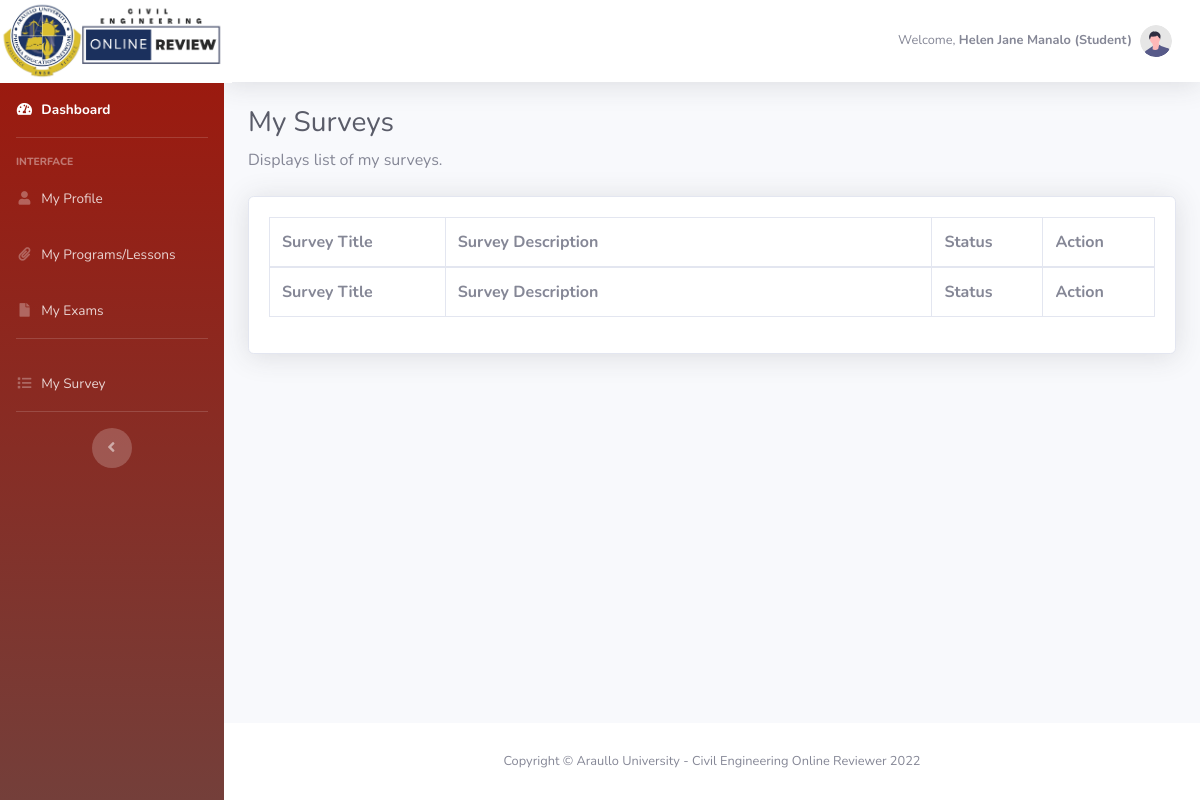
The page /dashboard/student_survey.php (signed in) on the database as committed earlier.
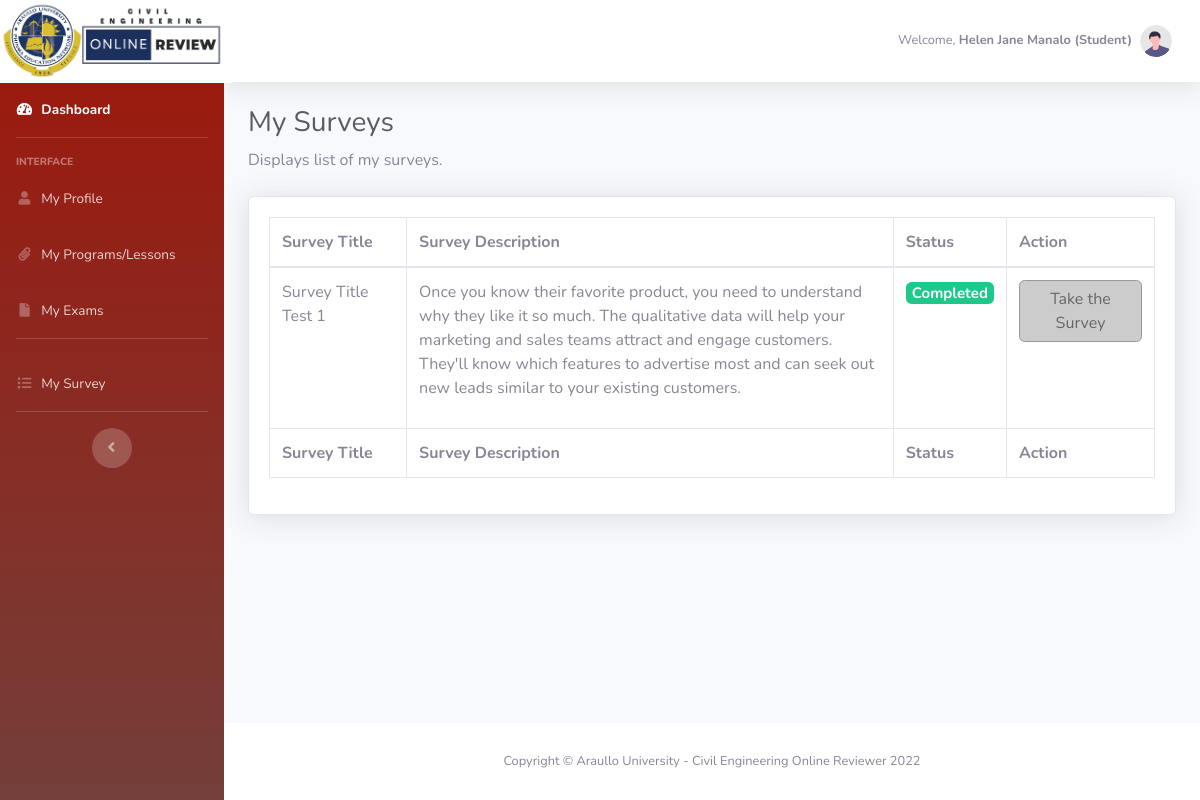
The same page on the database as committed later.
### tables this page shows
CREATE TABLE `student_survey` (
  `student_survey_id` int(11) NOT NULL,
  `survey_id` int(11) NOT NULL,
  `student_member_id` varchar(50) NOT NULL,
  `survey_status` int(11) NOT NULL,
  `date_created` date NOT NULL
);

CREATE TABLE `survey` (
  `survey_id` int(11) NOT NULL,
  `member_id` varchar(50) NOT NULL,
  `survey_title` varchar(255) NOT NULL,
  `survey_description` text NOT NULL,
  `date_created` date NOT NULL,
  `date_modified` date NOT NULL
);

### dashboard/model/Student.php (called while the page is built, shortened)
<?php
	class Student{
		public $db;
		public function __construct(){
			$this->db = new mysqli(DB_HOST, DB_USER, DB_PASSWORD, DB_DATABASE);
		}
        public function get_student_info($email_address){
    		$sql3="SELECT CONCAT_WS(' ', a.firstname, a.last_name) as fullname,
                        a.firstname,
                        a.last_name,
                        a.member_id,
                        a.email_address,
                        a.gender,
                        a.age,
                        a.birthday,
                        a.religion,
                        a.blood_type,
                        a.phone_number,
                        b.academic_year,
                        b.course,
                        b.section,
						b.class,
						a.id
                FROM user_account a
                LEFT JOIN user_additional_information b ON b.member_id = a.member_id
                WHERE a.email_address = '$email_address' AND user_type='Student'";
	        $result = mysqli_query($this->db,$sql3);
	        return $user_data = mysqli_fetch_assoc($result);
    	}
        public function get_my_survey($account_id) {
    		$sql3="SELECT * FROM student_survey a
                    LEFT JOIN survey b on b.survey_id = a.survey_id
                    WHERE a.student_member_id = '$account_id'";
	        $result = mysqli_query($this->db,$sql3);
	        return $result_data = mysqli_fetch_all($result,MYSQLI_ASSOC);
        }
	}
?>

### dashboard/student_survey.php (the view, shortened to what the changed rows need)
<?php
    include_once('db_header.php');
?>
    <h1 class="h3 mb-2 text-gray-800">My Surveys</h1>
    <div class="card shadow mb-4">
        <div class="card-body">
            <div class="table-responsive">
                <table class="table table-bordered" id="dataTable" width="100%" cellspacing="0">
                    <thead>
                        <tr>
                            <th>Survey Title</th>
                            <th width="55%">Survey Description</th>
                            <th>Status</th>
                            <th>Action</th>
                        </tr>
                    </thead>
                    <tfoot>
                        <tr>
                        <th>Survey Title</th>
                            <th width="55%">Survey Description</th>
                            <th>Status</th>
                            <th>Action</th>
                        </tr>
                    </tfoot>
                    <tbody>
                        <?php
                            $get_profile_info =  $student->get_student_info($_SESSION['email_address']);
                            $get_survey_list =  $student->get_my_survey($get_profile_info['member_id']);
                            foreach($get_survey_list as $survey_list) {
                        ?>
                            <tr>
                                <td><?php echo $survey_list['survey_title'] ?></td>
                                <td>
                                    <?php echo $survey_list['survey_description'] ?>
                                </td>
                                <td>
                                    <?php
                                        if($survey_list['survey_status'] == 0) {
                                    ?>
                                        <h5><span class="badge badge-secondary">Not yet started</span></h5>
                                    <?php
                                        }
                                        elseif($survey_list['survey_status'] == 1) {
                                    ?>
                                        <h5><span class="badge badge-success">Completed</span></h5>
                                    <?php
                                        }
                                    ?>
                                </td>
                                <td>
                                    <?php
                                        if ($survey_list['survey_status'] == '1') {
                                    ?>
                                        <a class="btn btn-success disabled_survey_btn" href="take_survey.php?survey_id=<?php echo $survey_list['survey_id']?>&survey_title=<?php echo $survey_list['survey_title']?>&student_survey_id=<?php echo $survey_list['student_survey_id']?>">Take the Survey</a>
                                    <?php
                                       }
                                       else {
                                    ?>
                                        <a class="btn btn-success" href="take_survey.php?survey_id=<?php echo $survey_list['survey_id']?>&survey_title=<?php echo $survey_list['survey_title']?>&student_survey_id=<?php echo $survey_list['student_survey_id']?>">Take the Survey</a>
                                    <?php
                                        }
                                    ?>
                                </td>
                            </tr>
                        <?php
                            }
                        ?>
                    </tbody>
                </table>
            </div>
        </div>
    </div>
<?php
    include_once('db_footer.php');
?>

Rows that differ between the two databases and show on the page:
added student_survey: survey.survey_title "Survey Title Test 1", survey.survey_description "Once you know their favorite product, you need to understand why they like it so much. The qualitative data will help your marketing and sales teams attract and engage customers. They'll know which features to advertise most and can seek out new leads similar to your existing customers.", survey_status "Completed"
